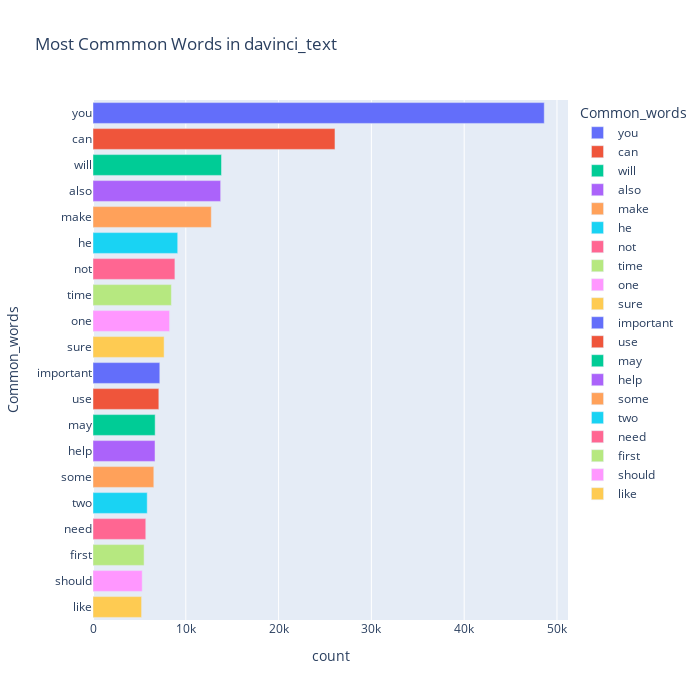

The notebook cell this image was saved under:
### Code cell
top = Counter([item for sublist in davinci_text['short_word'] for item in sublist])
temp_positive = pd.DataFrame(top.most_common(20))
temp_positive.columns = ['Common_words','count']
fig = px.bar(temp_positive, x="count", y="Common_words", title='Most Commmon Words in davinci_text', orientation='h',
             width=700, height=700,color='Common_words')
fig.show()

### Figure 1 — Plotly figure (JSON) as saved in the notebook; plotly's stock layout.template omitted (floating-point values rounded to 4 significant figures)
{"data": [{"alignmentgroup": "True", "hovertemplate": "Common_words=%{y}<br>count=%{x}<extra></extra>", "legendgroup": "you", "marker": {"color": "#636efa", "pattern": {"shape": ""}}, "name": "you", "offsetgroup": "you", "orientation": "h", "showlegend": true, "textposition": "auto", "type": "bar", "x": [48628], "xaxis": "x", "y": ["you"], "yaxis": "y"}, {"alignmentgroup": "True", "hovertemplate": "Common_words=%{y}<br>count=%{x}<extra></extra>", "legendgroup": "can", "marker": {"color": "#EF553B", "pattern": {"shape": ""}}, "name": "can", "offsetgroup": "can", "orientation": "h", "showlegend": true, "textposition": "auto", "type": "bar", "x": [26075], "xaxis": "x", "y": ["can"], "yaxis": "y"}, {"alignmentgroup": "True", "hovertemplate": "Common_words=%{y}<br>count=%{x}<extra></extra>", "legendgroup": "will", "marker": {"color": "#00cc96", "pattern": {"shape": ""}}, "name": "will", "offsetgroup": "will", "orientation": "h", "showlegend": true, "textposition": "auto", "type": "bar", "x": [13847], "xaxis": "x", "y": ["will"], "yaxis": "y"}, {"alignmentgroup": "True", "hovertemplate": "Common_words=%{y}<br>count=%{x}<extra></extra>", "legendgroup": "also", "marker": {"color": "#ab63fa", "pattern": {"shape": ""}}, "name": "also", "offsetgroup": "also", "orientation": "h", "showlegend": true, "textposition": "auto", "type": "bar", "x": [13757], "xaxis": "x", "y": ["also"], "yaxis": "y"}, {"alignmentgroup": "True", "hovertemplate": "Common_words=%{y}<br>count=%{x}<extra></extra>", "legendgroup": "make", "marker": {"color": "#FFA15A", "pattern": {"shape": ""}}, "name": "make", "offsetgroup": "make", "orientation": "h", "showlegend": true, "textposition": "auto", "type": "bar", "x": [12750], "xaxis": "x", "y": ["make"], "yaxis": "y"}, {"alignmentgroup": "True", "hovertemplate": "Common_words=%{y}<br>count=%{x}<extra></extra>", "legendgroup": "he", "marker": {"color": "#19d3f3", "pattern": {"shape": ""}}, "name": "he", "offsetgroup": "he", "orientation": "h", "showlegend": true, "textposition": "auto", "type": "bar", "x": [9129], "xaxis": "x", "y": ["he"], "yaxis": "y"}, {"alignmentgroup": "True", "hovertemplate": "Common_words=%{y}<br>count=%{x}<extra></extra>", "legendgroup": "not", "marker": {"color": "#FF6692", "pattern": {"shape": ""}}, "name": "not", "offsetgroup": "not", "orientation": "h", "showlegend": true, "textposition": "auto", "type": "bar", "x": [8827], "xaxis": "x", "y": ["not"], "yaxis": "y"}, {"alignmentgroup": "True", "hovertemplate": "Common_words=%{y}<br>count=%{x}<extra></extra>", "legendgroup": "time", "marker": {"color": "#B6E880", "pattern": {"shape": ""}}, "name": "time", "offsetgroup": "time", "orientation": "h", "showlegend": true, "textposition": "auto", "type": "bar", "x": [8450], "xaxis": "x", "y": ["time"], "yaxis": "y"}, {"alignmentgroup": "True", "hovertemplate": "Common_words=%{y}<br>count=%{x}<extra></extra>", "legendgroup": "one", "marker": {"color": "#FF97FF", "pattern": {"shape": ""}}, "name": "one", "offsetgroup": "one", "orientation": "h", "showlegend": true, "textposition": "auto", "type": "bar", "x": [8253], "xaxis": "x", "y": ["one"], "yaxis": "y"}, {"alignmentgroup": "True", "hovertemplate": "Common_words=%{y}<br>count=%{x}<extra></extra>", "legendgroup": "sure", "marker": {"color": "#FECB52", "pattern": {"shape": ""}}, "name": "sure", "offsetgroup": "sure", "orientation": "h", "showlegend": true, "textposition": "auto", "type": "bar", "x": [7664], "xaxis": "x", "y": ["sure"], "yaxis": "y"}, {"alignmentgroup": "True", "hovertemplate": "Common_words=%{y}<br>count=%{x}<extra></extra>", "legendgroup": "important", "marker": {"color": "#636efa", "pattern": {"shape": ""}}, "name": "important", "offsetgroup": "important", "orientation": "h", "showlegend": true, "textposition": "auto", "type": "bar", "x": [7200], "xaxis": "x", "y": ["important"], "yaxis": "y"}, {"alignmentgroup": "True", "hovertemplate": "Common_words=%{y}<br>count=%{x}<extra></extra>", "legendgroup": "use", "marker": {"color": "#EF553B", "pattern": {"shape": ""}}, "name": "use", "offsetgroup": "use", "orientation": "h", "showlegend": true, "textposition": "auto", "type": "bar", "x": [7095], "xaxis": "x", "y": ["use"], "yaxis": "y"}, {"alignmentgroup": "True", "hovertemplate": "Common_words=%{y}<br>count=%{x}<extra></extra>", "legendgroup": "may", "marker": {"color": "#00cc96", "pattern": {"shape": ""}}, "name": "may", "offsetgroup": "may", "orientation": "h", "showlegend": true, "textposition": "auto", "type": "bar", "x": [6697], "xaxis": "x", "y": ["may"], "yaxis": "y"}, {"alignmentgroup": "True", "hovertemplate": "Common_words=%{y}<br>count=%{x}<extra></extra>", "legendgroup": "help", "marker": {"color": "#ab63fa", "pattern": {"shape": ""}}, "name": "help", "offsetgroup": "help", "orientation": "h", "showlegend": true, "textposition": "auto", "type": "bar", "x": [6683], "xaxis": "x", "y": ["help"], "yaxis": "y"}, {"alignmentgroup": "True", "hovertemplate": "Common_words=%{y}<br>count=%{x}<extra></extra>", "legendgroup": "some", "marker": {"color": "#FFA15A", "pattern": {"shape": ""}}, "name": "some", "offsetgroup": "some", "orientation": "h", "showlegend": true, "textposition": "auto", "type": "bar", "x": [6554], "xaxis": "x", "y": ["some"], "yaxis": "y"}, {"alignmentgroup": "True", "hovertemplate": "Common_words=%{y}<br>count=%{x}<extra></extra>", "legendgroup": "two", "marker": {"color": "#19d3f3", "pattern": {"shape": ""}}, "name": "two", "offsetgroup": "two", "orientation": "h", "showlegend": true, "textposition": "auto", "type": "bar", "x": [5843], "xaxis": "x", "y": ["two"], "yaxis": "y"}, {"alignmentgroup": "True", "hovertemplate": "Common_words=%{y}<br>count=%{x}<extra></extra>", "legendgroup": "need", "marker": {"color": "#FF6692", "pattern": {"shape": ""}}, "name": "need", "offsetgroup": "need", "orientation": "h", "showlegend": true, "textposition": "auto", "type": "bar", "x": [5688], "xaxis": "x", "y": ["need"], "yaxis": "y"}, {"alignmentgroup": "True", "hovertemplate": "Common_words=%{y}<br>count=%{x}<extra></extra>", "legendgroup": "first", "marker": {"color": "#B6E880", "pattern": {"shape": ""}}, "name": "first", "offsetgroup": "first", "orientation": "h", "showlegend": true, "textposition": "auto", "type": "bar", "x": [5506], "xaxis": "x", "y": ["first"], "yaxis": "y"}, {"alignmentgroup": "True", "hovertemplate": "Common_words=%{y}<br>count=%{x}<extra></extra>", "legendgroup": "should", "marker": {"color": "#FF97FF", "pattern": {"shape": ""}}, "name": "should", "offsetgroup": "should", "orientation": "h", "showlegend": true, "textposition": "auto", "type": "bar", "x": [5305], "xaxis": "x", "y": ["should"], "yaxis": "y"}, {"alignmentgroup": "True", "hovertemplate": "Common_words=%{y}<br>count=%{x}<extra></extra>", "legendgroup": "like", "marker": {"color": "#FECB52", "pattern": {"shape": ""}}, "name": "like", "offsetgroup": "like", "orientation": "h", "showlegend": true, "textposition": "auto", "type": "bar", "x": [5236], "xaxis": "x", "y": ["like"], "yaxis": "y"}], "layout": {"barmode": "relative", "height": 700, "legend": {"title": {"text": "Common_words"}, "tracegroupgap": 0}, "title": {"text": "Most Commmon Words in davinci_text"}, "width": 700, "xaxis": {"anchor": "y", "domain": [0, 1], "title": {"text": "count"}}, "yaxis": {"anchor": "x", "categoryarray": ["like", "should", "first", "need", "two", "some", "help", "may", "use", "important", "sure", "one", "time", "not", "he", "make", "also", "will", "can", "you"], "categoryorder": "array", "domain": [0, 1], "title": {"text": "Common_words"}}}}
